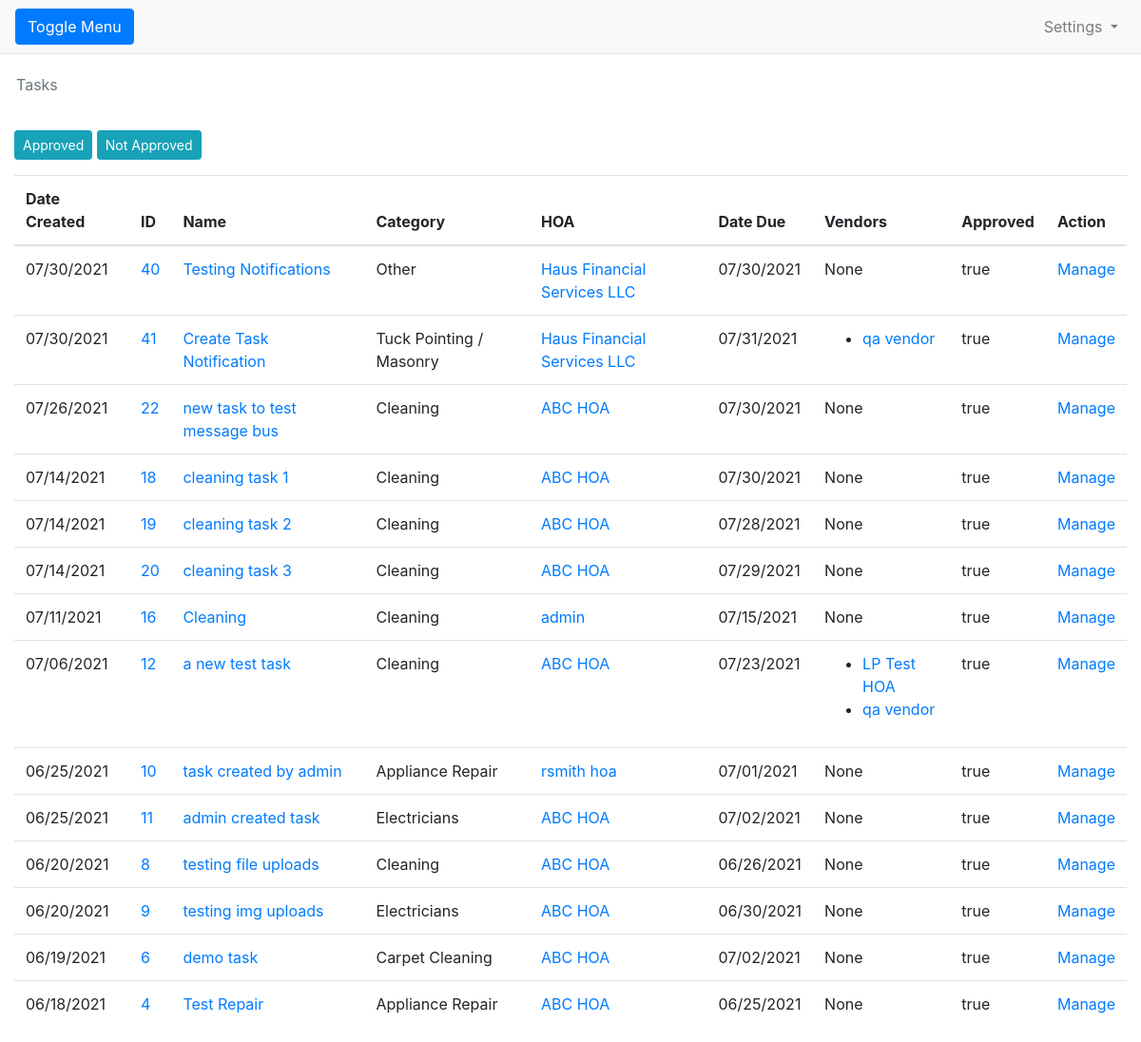
The app's page /admin/task-approvals/true with its own data.
### model.py (models this page shows, shortened)
class Task:
    def __init__(self, name, category, description, due_by, status, user_id, org_id):
        self.name = name
        self.category = category
        self.description = description
        self.due_by = due_by
        self.status = status
        self.user_id = user_id
        self.org_id = org_id
        self.created_at = datetime.datetime.now()
        self.proposals = list()
        self.task_msgs = list()
        self.images = None
        self.vendors_assigned = []
        self.admin_approved = 'false'
        self.accepted_proposal_id = None

class Organization:
    def __init__(self, name, org_type):
        self.name = name
        self.org_type = org_type
        self.admin_approved = 'false'
        self.approval_type = 'new'

### app.py (the view)
@app.route('/admin/task-approvals/<status>', methods=['GET'])
def admin_task_approvals(status):
    session = get_session()
    tasks = session.query(model.Task).filter_by(status='Open',admin_approved=status).order_by(model.Task.created_at.desc()).all()
    return render_template("admin_task_approval.html", tasks=tasks)

### templates/admin_task_approval.html (shortened to what this page needs)
{% extends "base.html" %}
{% block content %}
	<div class="row">
	<nav class="row">
        <nav class="navbar">
          <ol class="breadcrumb bg-white">
            <li class="breadcrumb-item active" aria-current="page">Tasks</li>
          </ol>
        </nav>
	</nav>
	</div>
        <a href="{{ url_for('admin_task_approvals', status='true') }}" class="btn btn-info btn-sm">Approved</a>
	<a href="{{ url_for('admin_task_approvals', status='false') }}" class="btn btn-info btn-sm">Not Approved</a>
          <table class="table">
          <thead>
            <tr>
							<th scope="col">Date Created</th>
							<th scope="col">ID</th>
							<th scope="col">Name</th>
							<th scope="col">Category</th>
	      			<th scope="col">HOA</th>
							<th scope="col">Date Due</th>
							<th scope="col">Vendors</th>
	      			<th scope="col">Approved</th>
              <th scope="col">Action</th>
            </tr>
          </thead>
          <tbody>
	    {% for task in tasks %}
            <tr>
							<td>{{ task.created_at.strftime('%m/%d/%Y') }}</td>
							<td><a href="{{ url_for('view_task', id=task.id)   }}" target="_blank">{{ task.id }}</a></td>
							<td><a href="{{ url_for('view_task', id=task.id)   }}" target="_blank">{{ task.name  }}</a></td>
							<td>{{ task.category  }}</td>
	      			<td><a href="{{  url_for('admin_view_org', org_id=task.hoa_org.id) }}" target="_blank">{{ task.hoa_org.name  }}</a></td>
              <td>{{ task.due_by.strftime('%m/%d/%Y') }}</td>
							<td>
		 						{% if task.vendors_assigned %}
		   						<ul>
		   						{% for v in task.vendors_assigned %}
		   						<li><a href="{{ url_for('admin_view_org', org_id=v.id)  }}" target="_blank">{{v.name}}</a></li>
		   						{% endfor %}
		   						</ul>
		 							{% else %}
		   						None
		 						{% endif %}
	      			</td>
	      			<td>{{ task.admin_approved}}</td>
	      			<td><a href="{{ url_for('admin_manage_task', task_id=task.id)  }}" target="_blank">Manage</a></td>
            </tr>
	    {% endfor  %}
          </tbody>
          </table>
	  {% endblock  %}

### records on screen
Task: created_at "07/30/2021", id "40", name "Testing Notifications", category "Other", hoa_org.name "Haus Financial Services LLC", due_by "07/30/2021", shows "None", admin_approved "true"
Task: created_at "07/30/2021", id "41", name "Create Task Notification", category "Tuck Pointing / Masonry", hoa_org.name "Haus Financial Services LLC", due_by "07/31/2021", admin_approved "true"
Organization: name "qa vendor"
Task: created_at "07/26/2021", id "22", name "new task to test message bus", category "Cleaning", hoa_org.name "ABC HOA", due_by "07/30/2021", shows "None", admin_approved "true"
Task: created_at "07/14/2021", id "18", name "cleaning task 1", category "Cleaning", hoa_org.name "ABC HOA", due_by "07/30/2021", shows "None", admin_approved "true"
Task: created_at "07/14/2021", id "19", name "cleaning task 2", category "Cleaning", hoa_org.name "ABC HOA", due_by "07/28/2021", shows "None", admin_approved "true"
Task: created_at "07/14/2021", id "20", name "cleaning task 3", category "Cleaning", hoa_org.name "ABC HOA", due_by "07/29/2021", shows "None", admin_approved "true"
Task: created_at "07/11/2021", id "16", name "Cleaning", category "Cleaning", hoa_org.name "admin", due_by "07/15/2021", shows "None", admin_approved "true"
Task: created_at "07/06/2021", id "12", name "a new test task", category "Cleaning", hoa_org.name "ABC HOA", due_by "07/23/2021", admin_approved "true"
Organization: name "LP Test HOA"
Task: created_at "06/25/2021", id "10", name "task created by admin", category "Appliance Repair", hoa_org.name "rsmith hoa", due_by "07/01/2021", shows "None", admin_approved "true"
Task: created_at "06/25/2021", id "11", name "admin created task", category "Electricians", hoa_org.name "ABC HOA", due_by "07/02/2021", shows "None", admin_approved "true"
Task: created_at "06/20/2021", id "8", name "testing file uploads", category "Cleaning", hoa_org.name "ABC HOA", due_by "06/26/2021", shows "None", admin_approved "true"
Task: created_at "06/20/2021", id "9", name "testing img uploads", category "Electricians", hoa_org.name "ABC HOA", due_by "06/30/2021", shows "None", admin_approved "true"
Task: created_at "06/19/2021", id "6", name "demo task", category "Carpet Cleaning", hoa_org.name "ABC HOA", due_by "07/02/2021", shows "None", admin_approved "true"
Task: created_at "06/18/2021", id "4", name "Test Repair", category "Appliance Repair", hoa_org.name "ABC HOA", due_by "06/25/2021", shows "None", admin_approved "true"
